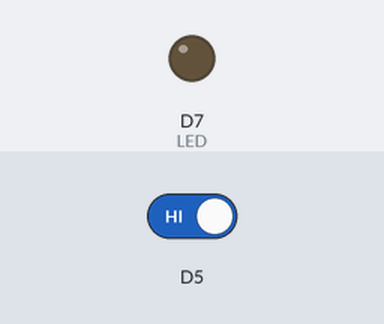
Recording of a sketch running on a simulated ESP8266 (NodeMCU). Parts: output pins drawn as LEDs (lit = HIGH). Dashed ring = blinking. Inputs (shaded band) come from the test bench; at power-on: D5 HIGH. WiFi joins after 1.5 s; servers stay silent unless stated; what the sketch prints to the serial monitor is not drawn. At 5.7 s the program puts the board to deep sleep or switches it off; the recording ends there.

Above: at 1.2 s.
1.3 s: D5 driven LOW
At 2.04 s:
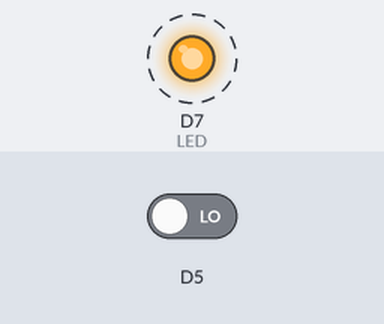
Timing chart, 0 to 5.7 s (numbered marks = the images above; inputs shaded):
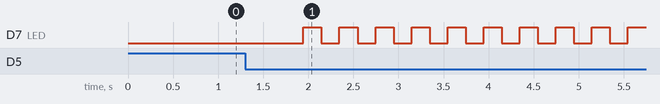

The sketch:

IOT_Button_Fireplace.ino
```cpp
/**
 * BasicHTTPClient.ino
 *
 *  Created on: 24.05.2015
 *
 */

#include <Arduino.h>
#include <ESP8266WiFi.h>
#include <ESP8266HTTPClient.h>


WiFiClient wificlient;
int d2State;
int retries = 0;
int LED = D7; //LED_BUILTIN;

int MAX_RETRIES = 25;

void setup() {


    Serial.begin(115200);
    Serial.setDebugOutput(true);
    pinMode(D2, INPUT);


    WiFi.mode(WIFI_STA);
    WiFi.config(IPAddress(192,168,1,44),IPAddress(192,168,1,1),IPAddress(255,255,255,0),IPAddress(192,168,1,1));
    WiFi.begin("TruffleShuffle", "Mets1234");

    Serial.println();
    Serial.println();
    Serial.println();

    for(uint8_t t = 4; t > 0; t--) {
        Serial.printf("[SETUP] WAIT %d...\n", t);
        Serial.flush();
        delay(10);
    }


}

void blinkLED(){
  pinMode(LED, OUTPUT);
  for (int i = 0; i < 3; i++){
    digitalWrite(LED, LOW);   // Turn the LED on (Note that LOW is the voltage level                               // but actually the LED is on; this is becaus                                 // it is acive low on the ESP-01)
    delay(500);                      // Wait for a second
    digitalWrite(LED, HIGH);  // Turn the LED off by making the voltage HIGH
    delay(500);
  }

}

void blinkFail(){
  pinMode(LED, OUTPUT);
  for (int i = 0; i < 10; i++){
    digitalWrite(LED, LOW);   // Turn the LED on (Note that LOW is the voltage level                               // but actually the LED is on; this is becaus                                 // it is acive low on the ESP-01)
    delay(200);                      // Wait for a second
    digitalWrite(LED, HIGH);  // Turn the LED off by making the voltage HIGH
    delay(200);
  }
}


void loop() {
    // wait for WiFi connection

    if((WiFi.status() == WL_CONNECTED)) {

        HTTPClient http;

        d2State = digitalRead(D5);
        Serial.println();
        Serial.println("D2 state:");
        Serial.println(d2State);

        Serial.print("[HTTP] begin...\n");
        // configure traged server and url

        //http.begin("http://pizero1/frontdoor/unlock"); //HTTP
         if (d2State == 0){
           Serial.println("http://pizero1/fireplace/off");
           http.begin("http://pizero1/fireplace/off");
         } else {
           Serial.println("http://pizero1/fireplace/on");
           http.begin("http://pizero1/fireplace/on");
         }
         //HTTP


        Serial.print("[HTTP] GET...\n");
        // start connection and send HTTP header
        int httpCode = http.GET();

        // httpCode will be negative on error
        if(httpCode > 0) {
            // HTTP header has been send and Server response header has been handled
            Serial.printf("[HTTP] GET... code: %d\n", httpCode);

            // file found at server
            if(httpCode == HTTP_CODE_OK) {
                String payload = http.getString();
                blinkLED();
                Serial.println(payload);
            }
        } else {
            Serial.printf("[HTTP] GET... failed, error: %s\n", http.errorToString(httpCode).c_str());
            blinkFail();
        }

        http.end();

        Serial.println("Sleeping");
        Serial.flush();
        ESP.deepSleep(0);
    } else {
      retries++;
      Serial.print(".");
      Serial.flush();
      delay(100);
      if (retries > MAX_RETRIES){
        blinkFail();
        Serial.println("Max time spent trying to connect");
        Serial.flush();
        ESP.deepSleep(0);
      }
    }
    Serial.flush();
}
```

Measured:
- by itself, D7 (LED): alternates HIGH for 0.20 s and LOW for 0.20 s
